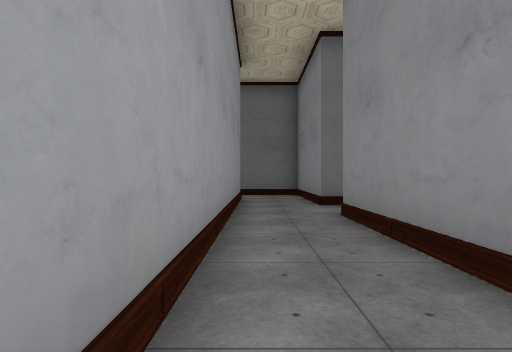
view 1 (above)

24 first-person views from a walk through a Unity game level. The camera is 1.3 m above the floor, looks level and sees 75° across. The floor is counted in squares, 2 m on a side. Each view is taken from the middle of a square. On the plan, view 1 faces up. The plan holds only what a view shows up to about 10 squares ahead; the rest is blank. The place goes on beyond the plan. The player character is not drawn. Some animated figures are not drawn. Some surface patterns are stand-ins.

view 2
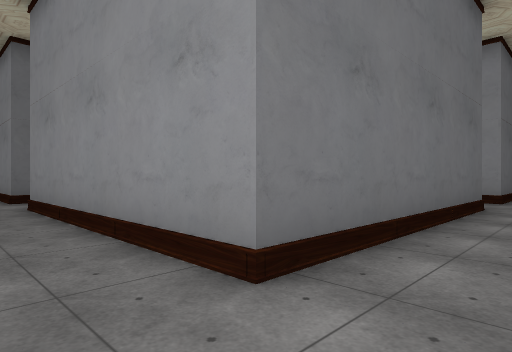

view 3
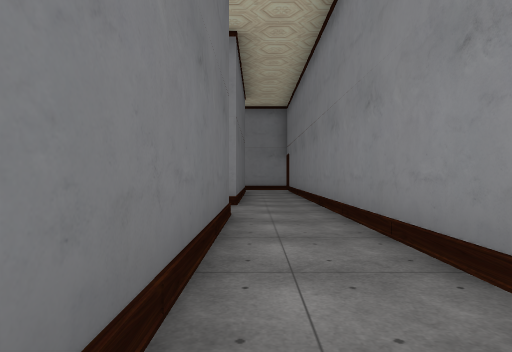

view 4
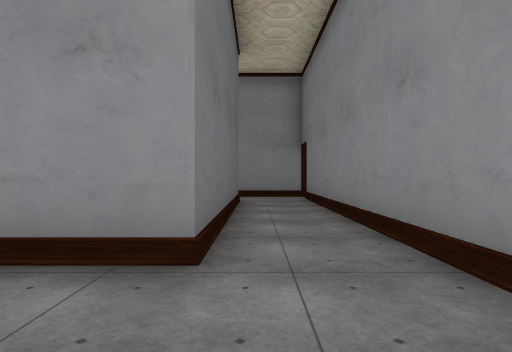

view 5
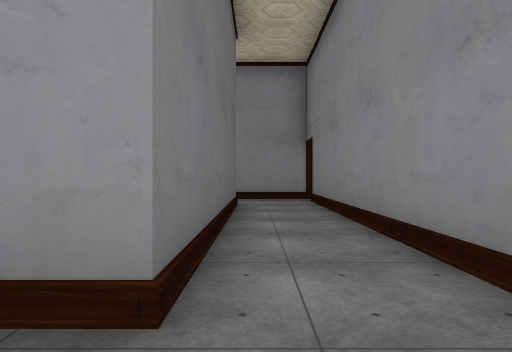

view 6
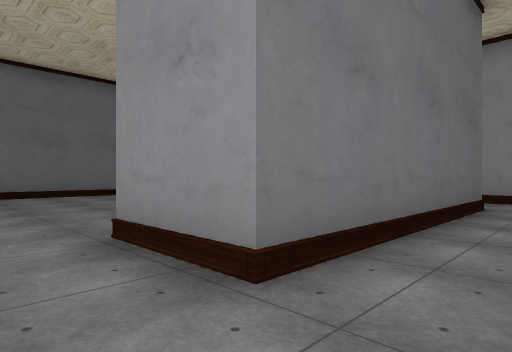

view 7
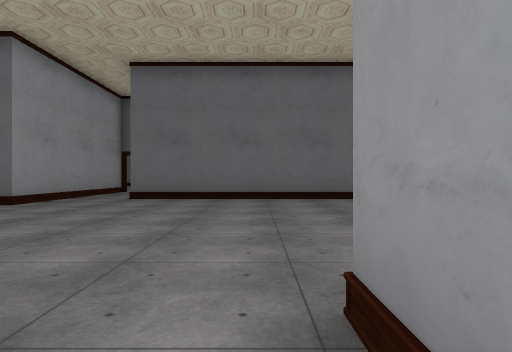

view 8
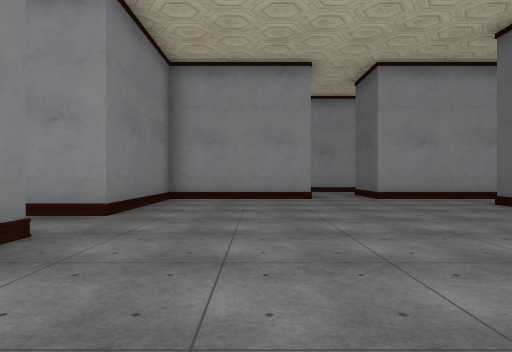

view 9
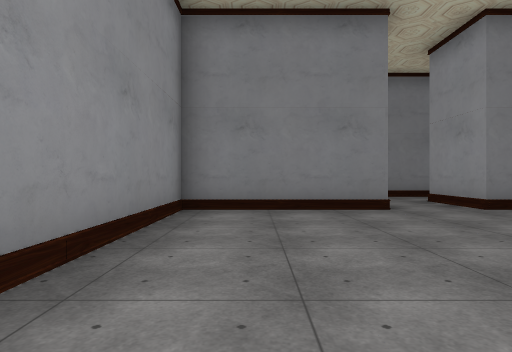

view 10
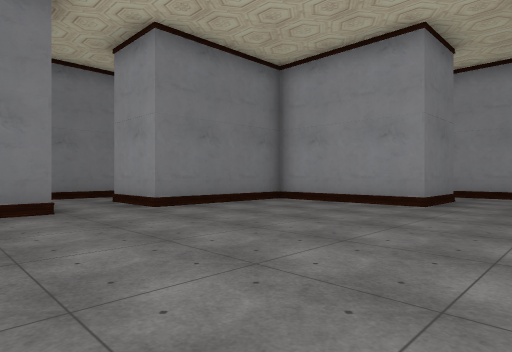

view 11
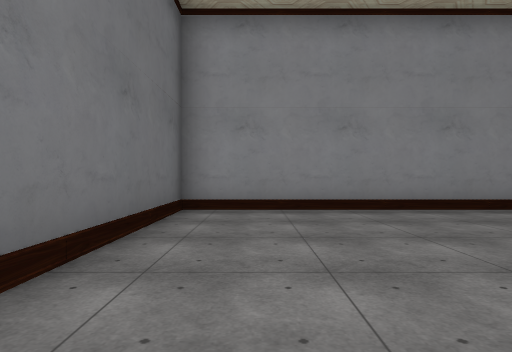

view 12
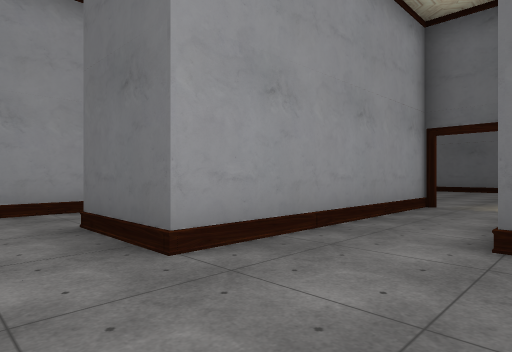

view 13
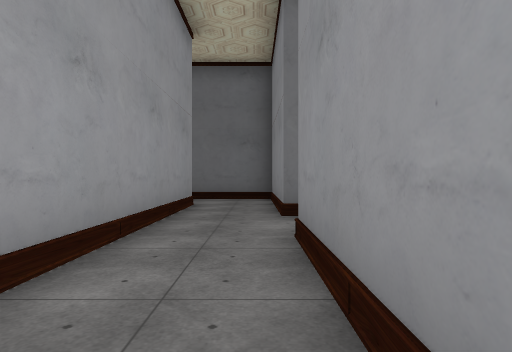

view 14
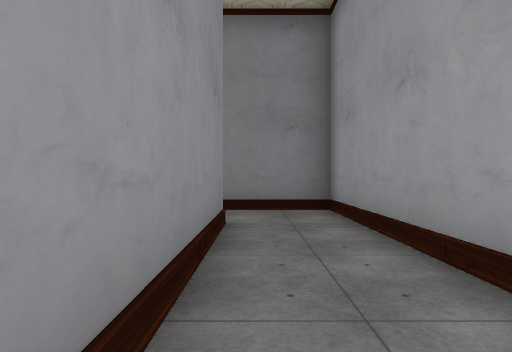

view 15
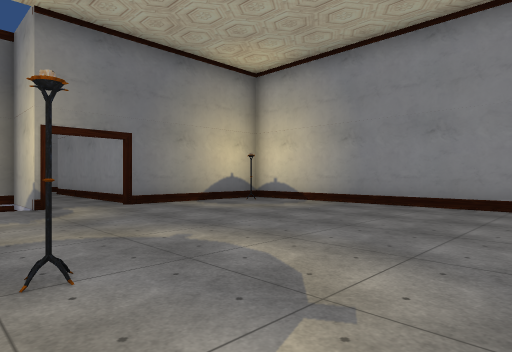

view 16
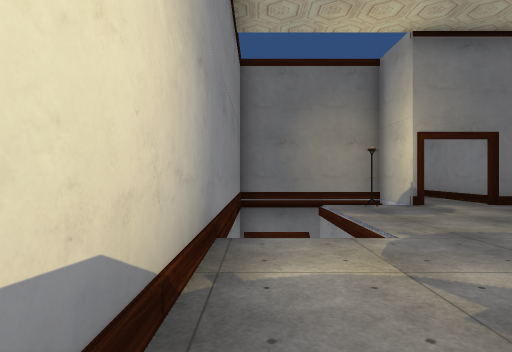

view 17
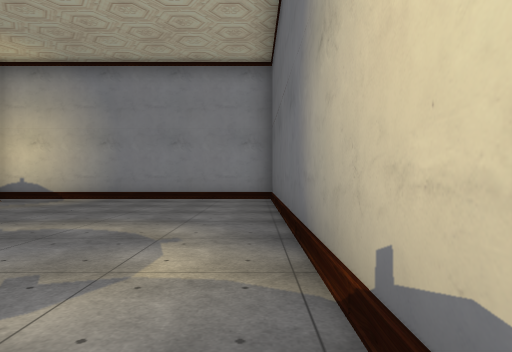

view 18
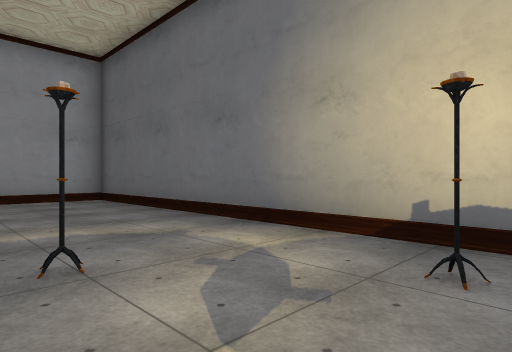

view 19
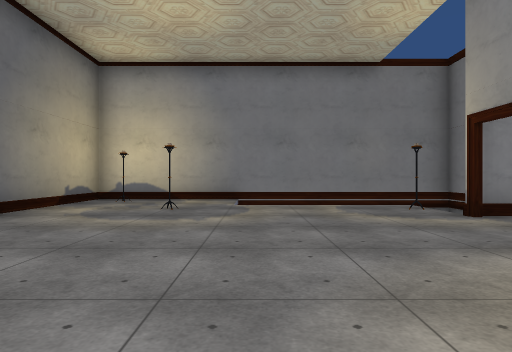

view 20
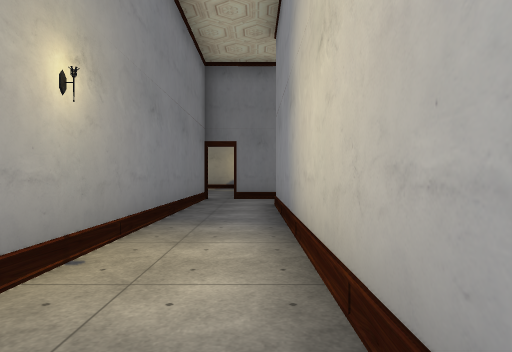

view 21
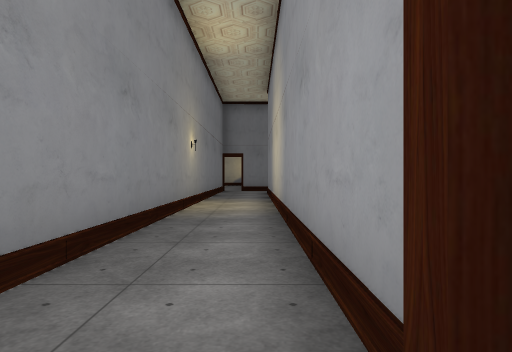

view 22
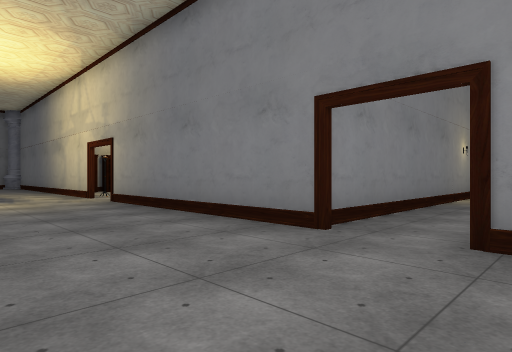

view 23
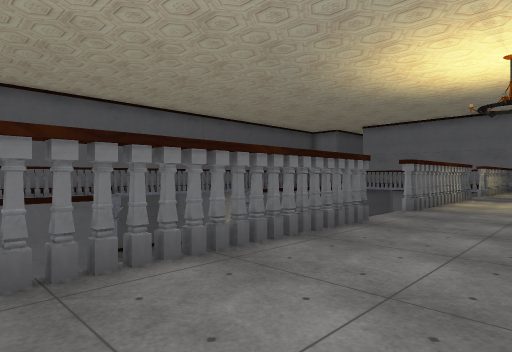

view 24
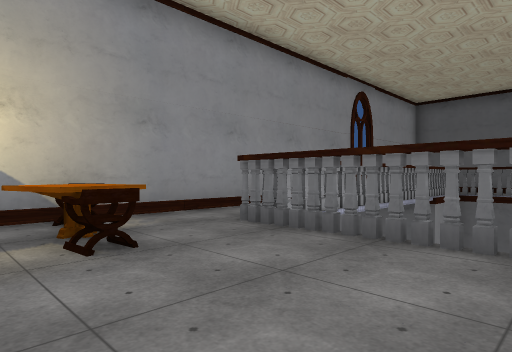

### Floor plan
Key: @ floor where view 1 was taken; # wall or solid block; x gap in a wall; . floor; v drop or lower ground; O other object.
Columns run from 1 left of view 1 to 27 right of it. Each row starts with its distance up from view 1.
 22  ##########   O
 21 #..........#  .
 20 #........#.## O
 19 #......#...## .
 18 #..........## O
 17 #........vv##..
 16 #........vv##.O
 15 #........vv##.#O.O.O...O.O..x
 14 #.......#vv##..............
 13 #####..  vv##OOO............
 12 #####..#vvv#    ............
 11 ...##..#####    #.####### .#
 10  ..##..######## #.#
  9 #..##..........##.#
  8 #..##..........##.#
  7 #..............##.#
  6 #..............##.#
  5 #..##..........##.##
  4 #..##..........##..#
  3 #..##..........##..#
  2 #..##..........##..#
  1 #..######..######..#
  0 #@.######..######..#
 -1 #..................#
 -2 #..................#
 -3 ##################.

Where each view was taken, in squares from view 1:
view 1: 0 up, 0 right, facing up
view 2: 2 down, 0 right, facing up-right
view 3: 1 down, 2 right, facing right
view 4: 1 down, 7 right, facing right
view 5: 1 down, 8 right, facing right
view 6: 2 down, 8 right, facing up-right
view 7: 0 up, 9 right, facing up
view 8: 4 up, 13 right, facing left
view 9: 8 up, 12 right, facing down
view 10: 8 up, 11 right, facing down-left
view 11: 8 up, 7 right, facing right
view 12: 6 up, 6 right, facing up-left
view 13: 2 up, 1 right, facing up
view 14: 4 up, 1 right, facing down
view 15: 21 up, 7 right, facing down-left
view 16: 21 up, 9 right, facing down
view 17: 21 up, 9 right, facing left
view 18: 18 up, 9 right, facing up-left
view 19: 17 up, 0 right, facing right
view 20: 7 up, 16 right, facing down
view 21: 12 up, 16 right, facing down
view 22: 15 up, 15 right, facing down-right
view 23: 13 up, 15 right, facing up-right
view 24: 12 up, 17 right, facing up-left
